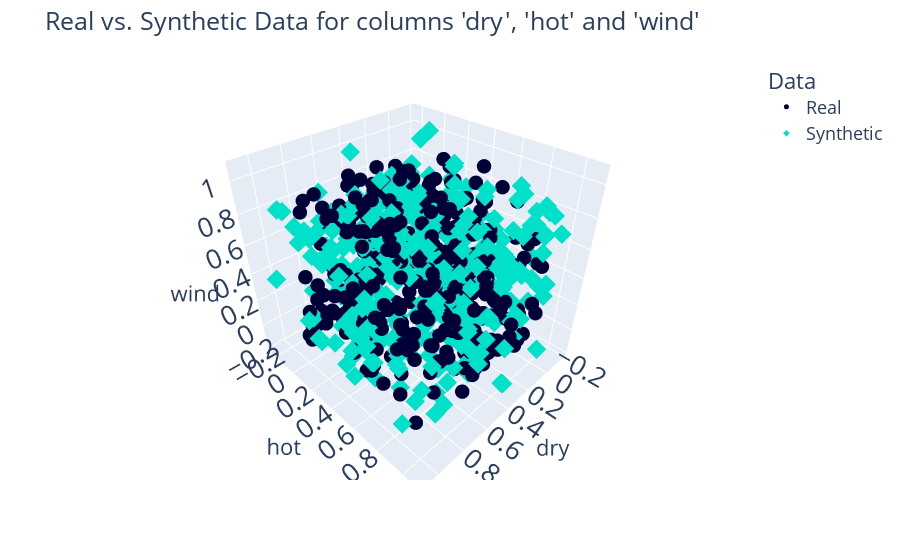

Notebook source saved alongside this figure:
### Code cell
compare_3d(df_normalized, synthetic_data)

### Figure 1 — Plotly figure (JSON) as saved in the notebook; plotly's stock layout.template omitted (floating-point values rounded to 4 significant figures; data arrays with more than 128 entries replaced by an {"elided": "..."} marker saying what was removed)
{"data": [{"hovertemplate": "Data=Real<br>dry=%{x}<br>hot=%{y}<br>wind=%{z}<extra></extra>", "legendgroup": "Real", "marker": {"color": "#000036", "size": 5, "symbol": "circle"}, "mode": "markers", "name": "Real", "scene": "scene", "showlegend": true, "type": "scatter3d", "x": {"elided": "366 float values"}, "y": {"elided": "366 float values"}, "z": {"elided": "366 float values"}}, {"hovertemplate": "Data=Synthetic<br>dry=%{x}<br>hot=%{y}<br>wind=%{z}<extra></extra>", "legendgroup": "Synthetic", "marker": {"color": "#01E0C9", "size": 5, "symbol": "diamond"}, "mode": "markers", "name": "Synthetic", "scene": "scene", "showlegend": true, "type": "scatter3d", "x": {"elided": "366 float values"}, "y": {"elided": "366 float values"}, "z": {"elided": "366 float values"}}], "layout": {"font": {"size": 18}, "legend": {"title": {"text": "Data"}, "tracegroupgap": 0}, "margin": {"t": 60}, "plot_bgcolor": "#F5F5F8", "scene": {"domain": {"x": [0, 1], "y": [0, 1]}, "xaxis": {"title": {"text": "dry"}}, "yaxis": {"title": {"text": "hot"}}, "zaxis": {"title": {"text": "wind"}}}, "showlegend": true, "title": {"text": "Real vs. Synthetic Data for columns 'dry', 'hot' and 'wind'"}}}
